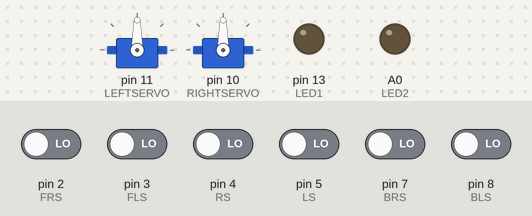
The sketch below on a simulated Arduino Uno, built with avr-gcc and run on an emulated ATmega328P. Parts: 2 × servo, output pins drawn as LEDs (lit = HIGH). The inputs (shaded band) are chosen by the test bench; at power-on: pin 2 (FRS), pin 3 (FLS), pin 4 (RS), pin 5 (LS), pin 7 (BRS), pin 8 (BLS) LOW.

Above: at 1.2 s.
1.3 s: pin 2 (FRS) driven HIGH
At 2.1 s:
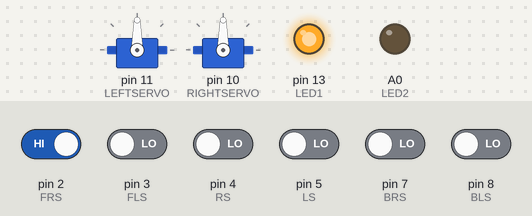
2.8 s: pin 2 (FRS) driven LOW
At 3.2 s:
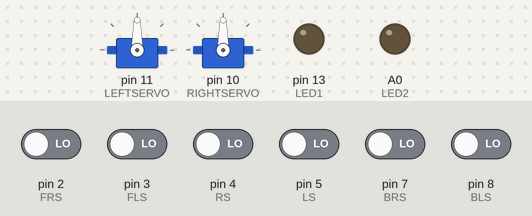
4.3 s: pin 3 (FLS) driven HIGH
At 5.6 s:
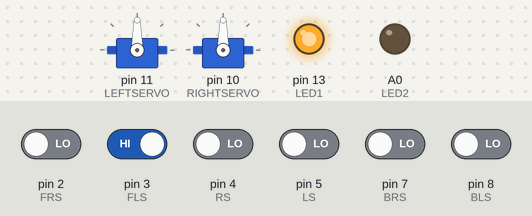
Timing chart, 0 to 7.3 s (numbered marks = the images above; inputs shaded):
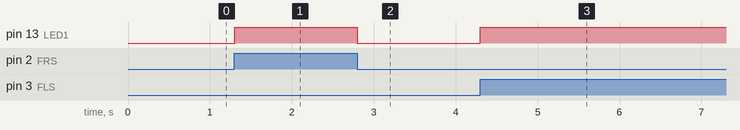

Measured:
- after the input at 1.3 s, pin 13 (LED1): LOW → HIGH at once
- after the input at 2.8 s, pin 13 (LED1): HIGH → LOW at once
- after the input at 4.3 s, pin 13 (LED1): LOW → HIGH at once

The sketch:

FinalRobotTest1.ino
```cpp
#include <Servo.h>

// For Servos
Servo LEFTSERVO;  // Gives the servos different names
Servo RIGHTSERVO;

int LSet=90, RSet=90;  // designates servo center value or balance point using a variable
int LForward=-30, RForward=+30;

int FRS=2, FLS=3, RS=4, LS=5, BRS=7, BLS=8;
int VFRS, VFLS, VRS, VLS, VBRS, VBLS;
int LED1=13, LED2=A0;
int LTrig=A1, LEcho=A2, RTrig=A3, REcho=A4;

void setup() {
  // put your setup code here, to run once:
  Serial.begin(9600);

  pinMode(11,OUTPUT);   // leftservo - establishes pin 2 as output
  pinMode(10,OUTPUT);    // rightservo - establishes pin 3 as output
  LEFTSERVO.attach(11);  // tell the Arduino which servo belongs to each pin
  RIGHTSERVO.attach(10);

  pinMode(FRS,INPUT);  // tells Arduino that we will be listening to input of the Switch pin
  pinMode(FLS,INPUT);
  pinMode(RS,INPUT);
  pinMode(LS,INPUT);
  pinMode(BRS,INPUT);
  pinMode(BLS,INPUT);

  pinMode(LED1,OUTPUT);
  pinMode(LED2,OUTPUT);
}

void loop() {
  // put your main code here, to run repeatedly:

VFRS=digitalRead(FRS);
VFLS=digitalRead(FLS);
VRS=digitalRead(RS);
VLS=digitalRead(LS);
VBRS=digitalRead(BRS);
VBLS=digitalRead(BLS);

while((VFRS==HIGH)||(VFLS==HIGH)||(VRS==HIGH)||(VLS==HIGH)||(VBRS==HIGH)||(VBLS==HIGH)){
  digitalWrite(LED1,HIGH);

  VFRS=digitalRead(FRS);
  VFLS=digitalRead(FLS);
  VRS=digitalRead(RS);
  VLS=digitalRead(LS);
  VBRS=digitalRead(BRS);
  VBLS=digitalRead(BLS);
}
digitalWrite(LED1,LOW);

LEFTSERVO.write(LSet);
RIGHTSERVO.write(RSet);
}
```
